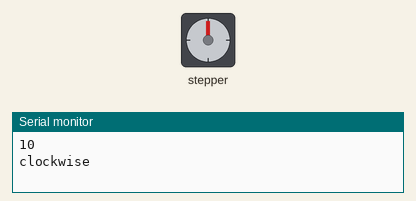
Recording of a sketch running on a simulated Arduino Uno, built with avr-gcc and run on an emulated ATmega328P. On the bench: stepper motor, the last lines printed to the serial monitor. Stepper angles assume 2048 steps per turn.

Above: at 0.05 s.
At 3.2 s:
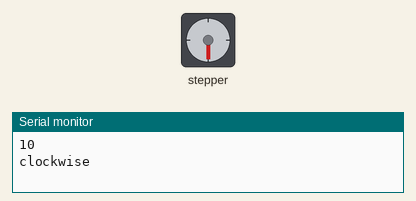
At 6.4 s:
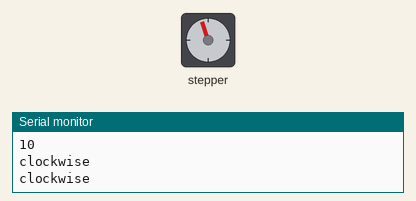
At 12.75 s:
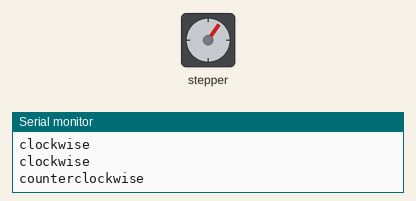
Timing chart, 0 to 17.7 s (numbered marks = the images above):
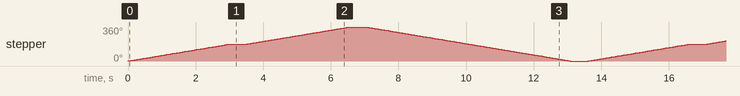

Measured:
- by itself, stepper: turns 180° clockwise in 3.0 s, then 180° clockwise in 3.0 s, then 360° counter-clockwise in 6.0 s, repeating every 13.6 s

The sketch:

stepper_motor.ino
```cpp
#include <Stepper.h>
//Declare variables and assign pin number
int in1Pin = 8;
int in2Pin = 9;
int in3Pin = 10;
int in4Pin = 11;
const int stepsPerRevolution = 2048;// Update the number of steps per revolution required for your motor
// Create a stepper object
// Note: We are using 28BYJ-48 5VDC Stepper Motor, for this motor, we need to set wiring sequence to (1-3-2-4) instead of (1-2-3-4)
Stepper motor(stepsPerRevolution, in1Pin, in3Pin, in2Pin, in4Pin);

void setup()
{ Serial.begin(9600);  //Enable serial monitor/communication
  int user_speed=10;   // Read entered integer value and store it in a variable
  Serial.println(user_speed);    // print user speed on serial monitor
  motor.setSpeed(user_speed);  // Set stepper motor speed to user defined speed
}

void loop()
{
  rotate();
 Serial.println("helo");
}

void rotate(){
    // step one revolution in one direction:
  Serial.println("clockwise"); // print text on serial monitor
  motor.step(stepsPerRevolution/2); // rotate motor in clockwise direction for one revolution
  delay(500);
  Serial.println("clockwise"); // print text on serial monitor
  motor.step(stepsPerRevolution/2); // rotate motor in clockwise direction for one revolution
  delay(500);

  // step one revolution in the other direction:
  Serial.println("counterclockwise"); // print text on serial monitor
  motor.step(-stepsPerRevolution); // rotate motor in anticlockwise direction for one revolution
  delay(500);
}
```
